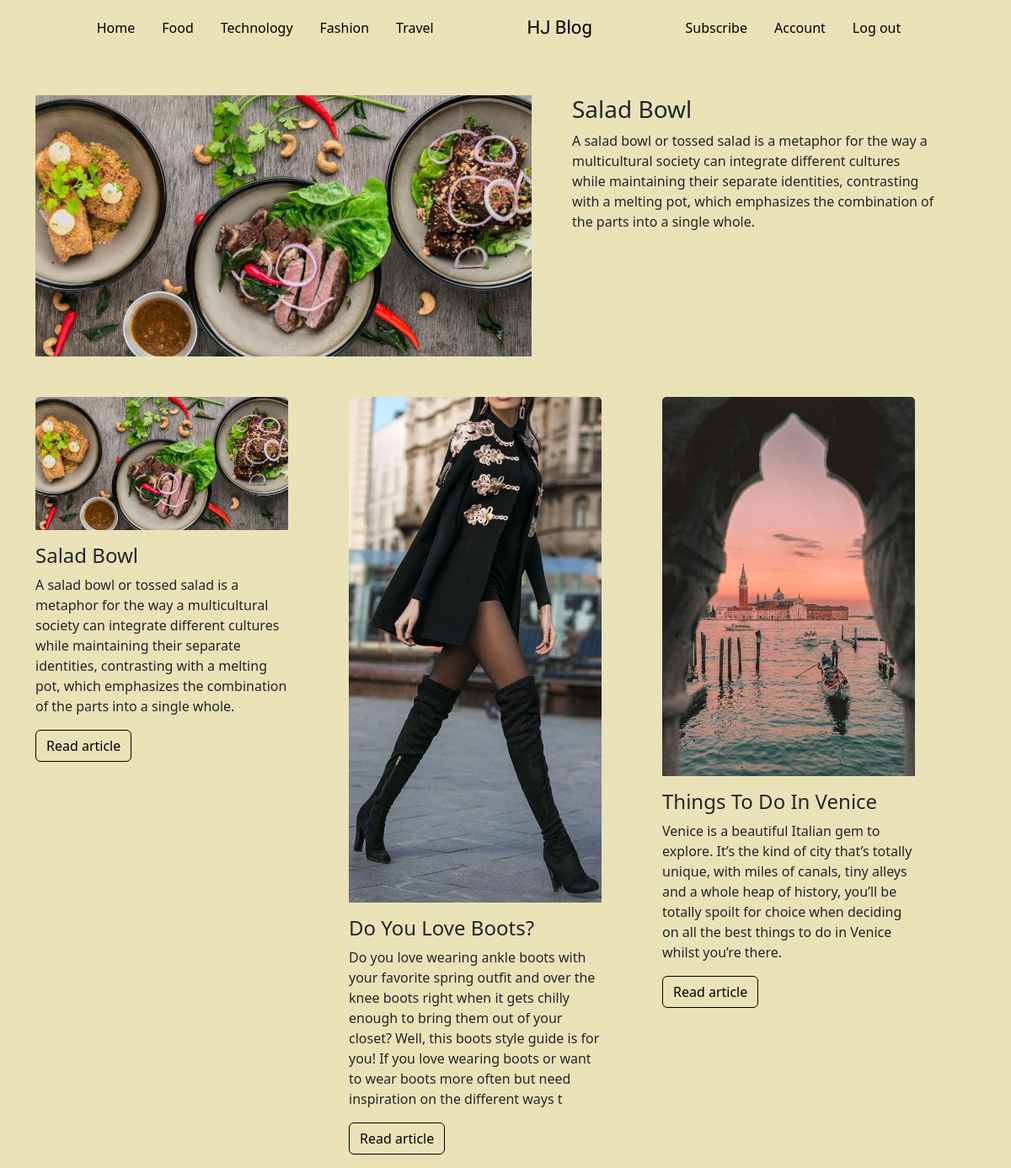
The page / on the database its author committed.
### app/models.py (models this page shows, shortened)
class Posts(db.Model):
  id=db.Column(db.Integer,primary_key=True)
  title=db.Column(db.String,nullable=False)
  description=db.Column(db.String,nullable=False)
  content=db.Column(db.String,nullable=False)
  blog_image=db.Column(db.String,nullable=False,)
  category= db.Column(db.String,nullable=False)
  comments= db.Column(db.String, default='')
  date_created = db.Column(db.Date, nullable=False, default=datetime.utcnow)
  user_id = db.Column(db.Integer, db.ForeignKey('user.id'), nullable=False)

### app/main/routes.py (the view)
@main.route('/')
def home():
    posts = Posts.query.all()
    headline=Posts.query.filter_by(id=1).first()
    for post in posts:
        image_file= url_for('static',filename='posts/'+post.blog_image)
        post.blog_image= image_file
    headline_image= headline.blog_image
    return render_template('index.html',posts=posts,headline_image=headline_image,headline=headline)

### app/templates/index.html
{% extends 'layout.html' %}
{% block body %}
<div class="container">
  <div class="headline d-flex my-5">
    <img src="{{headline_image}}" alt="">
    <div>
      <p class="h3 mx-5">{{headline.title}}</p>
      <p class="mx-5">{{headline.description}}</p>
    </div>
  </div>
  <div class="row"> <div class="row">
    {% for post in posts %}
    <div class="col-md-4">
      <div class="card mx card-border" style="width:300px">
        <img class="card-img-top" src="{{post.blog_image}}" alt="Card image" style="width:100%">
        <div class="card-body mx-0 px-0">
          <h4 class="card-title mx-0 px-0">{{post.title}}</h4>
          <p class="card-text">{{post.description}}</p>
          <a href="#" class="btn btn-primary homebtn">Read article</a>
        </div>
      </div>
    </div>
    {% endfor %}
  </div>
  </div>
</div>
{% endblock %}>

### app/templates/layout.html (shortened to what this page needs)
<!DOCTYPE html>
<html lang="en">
<head>
  <link href="https://cdn.jsdelivr.net/npm/bootstrap@5.2.0-beta1/dist/css/bootstrap.min.css" rel="stylesheet"
>
  <link rel="stylesheet" href="{{url_for('static',filename='main.css')}}">
</head>
<body>
    {% if request.url_rule.endpoint!='register' %}
      {% block navbar %}
      {% include 'nav.html' %}
      {% endblock %}
    {% endif %}
    {% block body %}
    {% endblock %}
</body>
</html>

### app/templates/nav.html (shortened to what this page needs)
<nav class="navbar navbar-expand-lg">
  <div class="container-fluid">
      <div class="collapse navbar-collapse" id="navbarSupportedContent">
          <ul class="navbar-nav me-auto mb-2 mb-lg-0 mx-auto">
              <li class="nav-item mx-2">
                  <a class="nav-link active  text-black" aria-current="page" href="/">Home</a>
              </li>
              <li class="nav-item mx-2">
                  <a class="nav-link text-black" href="{{url_for('posts.categories',category='Food')}}">Food</a>
              </li>
              <li class="nav-item mx-2">
                  <a class="nav-link text-black" href="{{url_for('posts.categories',category='Technology')}}">Technology</a>
              </li>
              <li class="nav-item mx-2">
                <a class="nav-link text-black" href="{{url_for('posts.categories',category='Fashion')}}">Fashion</a>
            </li>
            <li class="nav-item mx-2">
                <a class="nav-link text-black" href="{{url_for('posts.categories',category='Travel')}}">Travel</a>
            </li>
          </ul>
          <ul class="navbar-nav">
              <li class="nav-item list-unstyled ">
                  <a class="nav-link text-black brand">HJ Blog</a>
              </li>
          </ul>
          <ul class="navbar-nav me-auto mb-2 mb-lg-0 mx-auto ">
              <li class="nav-item mx-2">
                  <a class="nav-link text-black" href="./pages/kisumu.html">Subscribe</a>
              </li>
              <li class="nav-item mx-2">
                  <a class="nav-link text-black" href="./pages/booking.html">Account</a>
              </li>
              <li class="nav-item mx-2">
                <a class="nav-link text-black" href="{{url_for('users.logout')}}">Log out</a>
            </li>
          </ul>
      </div>
  </div>
</nav>

### app/static/main.css (style rules this page uses)
* { margin: 0; padding: 0; box-sizing: border-box; }
body { background-color:#EAE2B7 ; }
.card { background-color: transparent; }
.homebtn { background-color: transparent; border-color: #000000; color:#000000 }
.card-border { border: none !important; }
.brand { font-family: 'Sacramento'; font-size:22px }

### rows shown on the page
Posts: blog_image (picture), title "Salad Bowl", description "A salad bowl or tossed salad is a metaphor for the way a multicultural society can integrate different cultures while maintaining their separate identities, contrasting with a melting pot, which emphasizes the combination of the parts into a single whole."
Posts: blog_image (picture), title "Do You Love Boots?", description "Do you love wearing ankle boots with your favorite spring outfit and over the knee boots right when it gets chilly enough to bring them out of your closet? Well, this boots style guide is for you! If you love wearing boots or want to wear boots more often but need inspiration on the different ways t"
Posts: blog_image (picture), title "Things To Do In Venice", description "Venice is a beautiful Italian gem to explore. It’s the kind of city that’s totally unique, with miles of canals, tiny alleys and a whole heap of history, you’ll be totally spoilt for choice when deciding on all the best things to do in Venice whilst you’re there."
